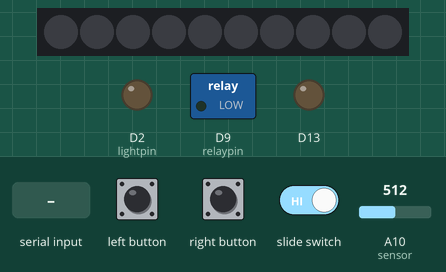
This sketch was run on a simulated Adafruit Circuit Playground Express. On the bench: 10 RGB LEDs in strip order, left to right, switched loads named in the sketch (green lamp = pin HIGH), output pins drawn as LEDs (lit = HIGH). The test bench sets the inputs (shaded band); at power-on: A10 (sensor) = 512. Dim RGB values are drawn brighter than linear; what the sketch prints to the serial monitor is not drawn.

Above: at 1.4 s.
1.5 s: "1" received over Serial
At 37.9 s:
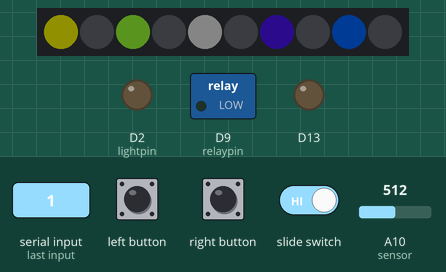
Timing chart, 0 to 39.4 s (numbered marks = the images above; inputs shaded):
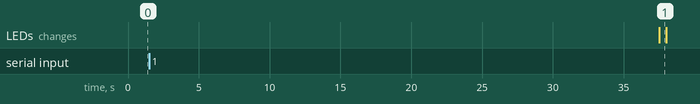

The sketch:

Dectection3.ino
```cpp
#include <Adafruit_CircuitPlayground.h>
// define variables
int nopress = 0;
int lightpin = 2;
int mode;
int tsit = 0;
int tsleep  =  0;
int sleepdur = 0;
int relaypin = 9;
int ledState = 0;
int x = 0;
int sleepArray[7] ;
int n = 1;
int state = 0;
int i;
int inByte = 0;
int nosit = 0;

//tones for sitting use case alarm
#define NOTE_C4 262
#define NOTE_E4 330
#define NOTE_G4 392

void setup() {
Serial.begin(9600);
CircuitPlayground.begin();
establishContact();
pinMode(lightpin, OUTPUT);
digitalWrite(lightpin, LOW);
pinMode(relaypin, OUTPUT);
digitalWrite(relaypin, LOW);
}

void loop() {
  int sensorValue = analogRead(A10);        // pressure sensor input

  mode = CircuitPlayground.slideSwitch();   // mode defines use case (+ is sitting, - is sleeping)
  delay(5000);                              // collects information every 5 seconds (e.g. tsleep)

//SlideSwitch - (Mode 0)> Sleeping Case
  if (mode == 0 && sensorValue < 100 && state ==0) {
    nopress = nopress + 1;                  // counts relative duration of no sleep presence
  }

  if (mode == 0 && sensorValue > 100) {
    tsleep = tsleep + 1;                    // counts relative duration of sleep presence
    state = 0;                              // state 0 is actived sensor
                                            // state 1 is inactived sensor (used for resetting purposes)
  }

  if (mode == 0 &&  nopress > 10 && state == 0) {   // when no presence is detected for a significant duration
    digitalWrite(lightpin,HIGH);            // turn lights on
    digitalWrite(relaypin,HIGH);
    CircuitPlayground.setPixelColor(0,200,200,0);
    sleepdur = tsleep/720;                  //3600 seconds in an hour, (720 5-second segments)
                                            //counts duration of sleep in hours
  }

  if (mode == 0 && nopress == 11 && n != 9) {    // store our new sleep duration to new index in vector
    sleepArray[n-1] = sleepdur;
    n = n+1;
  }


  if (mode == 0 && nopress == 11 && n == 9) {   // once the vector is full, shift current duration values
                                                // into previous index and add new duration value
    sleepArray[0] = sleepArray[1];
    sleepArray[1] = sleepArray[2];
    sleepArray[2] = sleepArray[3];
    sleepArray[3] = sleepArray[4];
    sleepArray[4] = sleepArray[5];
    sleepArray[5] = sleepArray[6];
    sleepArray[6] = sleepdur;
  }

    if (Serial.available() > 0) {             // send duration array to Processing
     // get incoming byte:
     inByte = Serial.read();
     Serial.write(sleepArray[0]);
     Serial.write(sleepArray[1]);
     Serial.write(sleepArray[2]);
     Serial.write(sleepArray[3]);
     Serial.write(sleepArray[4]);
     Serial.write(sleepArray[5]);
     Serial.write(sleepArray[6]);
    }

  if (CircuitPlayground.leftButton() == 1 || CircuitPlayground.rightButton() == 1) {
                                            // pressing button resets system
    digitalWrite(lightpin,LOW);             // turns off lights
    digitalWrite(relaypin,LOW);             // turns off kettle or relay switch
    nopress = 0;                            // resets counters
    tsleep = 0;
    state = 1;                              // doesn't allow reactivation until presence is re-detected
  }

//Slide Switch + (Mode 1): Sitting Case
  if (mode == 1 && sensorValue > 100) {     // when presence is detected, begin counting
    delay(1000); // detects for presence every 1 second
    tsit = tsit + 1;
    nosit = 0;
  }

  if (mode == 1 && sensorValue < 100) {     // resets counter when user has gotten up
    delay(1000);
    nosit = nosit + 1;
 //   tsit = 0;
  }

  if (mode == 1 && nosit > 5 && sensorValue < 100) {
    tsit = 0;
  }

Serial.println("Tsit");
Serial.println(tsit);
Serial.println("Nosit");
Serial.println(nosit);
// notification system that user has been sitting for too long
  if (mode == 1 && tsit > 5 && ledState == 0) {     // if seated for too long,
    CircuitPlayground.setPixelColor(0,200,200,0);   // lights on circuit playground will blink
    CircuitPlayground.setPixelColor(2,150,250,50);    // (if lights off, they will turn on)
    CircuitPlayground.setPixelColor(4,100,100,100);
    CircuitPlayground.setPixelColor(6,50,20,170);
    CircuitPlayground.setPixelColor(8,0,100,250);
    delay(500);
    ledState = 1;
  }
  if (mode == 1 && tsit > 5 && ledState == 1) {     // (if lights on, they will turn off)
    CircuitPlayground.clearPixels();
    ledState = 0;
    delay(100);
  }

x = tsit % 5;                                       // after every 5 cycles of blinking lights
  if (mode == 1 && x == 0 && tsit > 10) {           // tones will play serving as an alarm
    CircuitPlayground.playTone(NOTE_C4, 1100);
    //delay(100);
    CircuitPlayground.playTone(NOTE_E4, 1100);
    //delay(100);
    CircuitPlayground.playTone(NOTE_G4, 1100);
    //delay(5000);
  }
  //Serial.println(ledState);
  //Serial.println(tsit);
}

void establishContact() {
 while (Serial.available() <= 0) {
 Serial.write('A'); // send a capital A
 delay(300);
 }
}
```

Measured:
- after the input at 1.5 s, the LEDs: change after 36.0 s (image 1)
- what the display in image 1 shows lasts 0.5 s, from 37.5 s to 38.0 s
